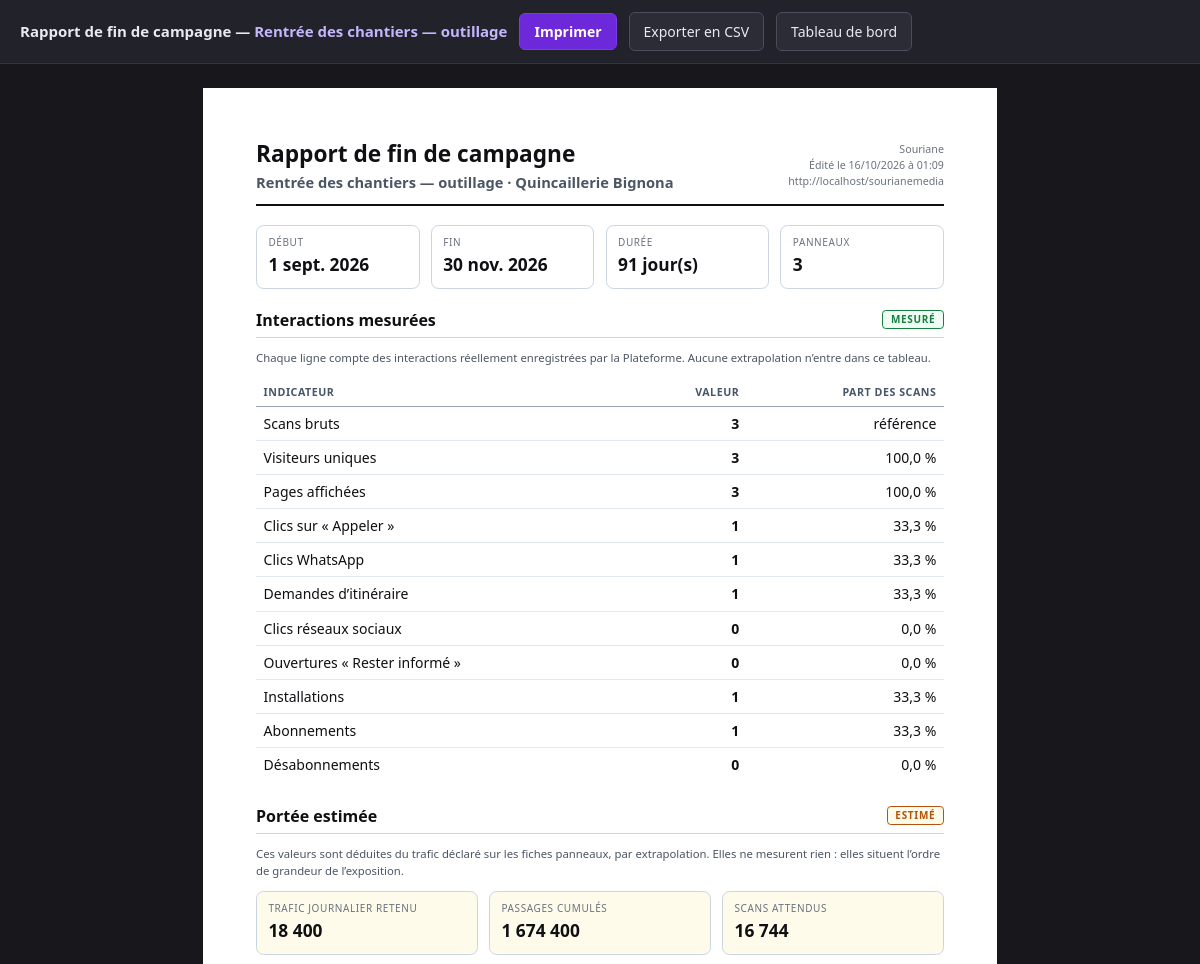
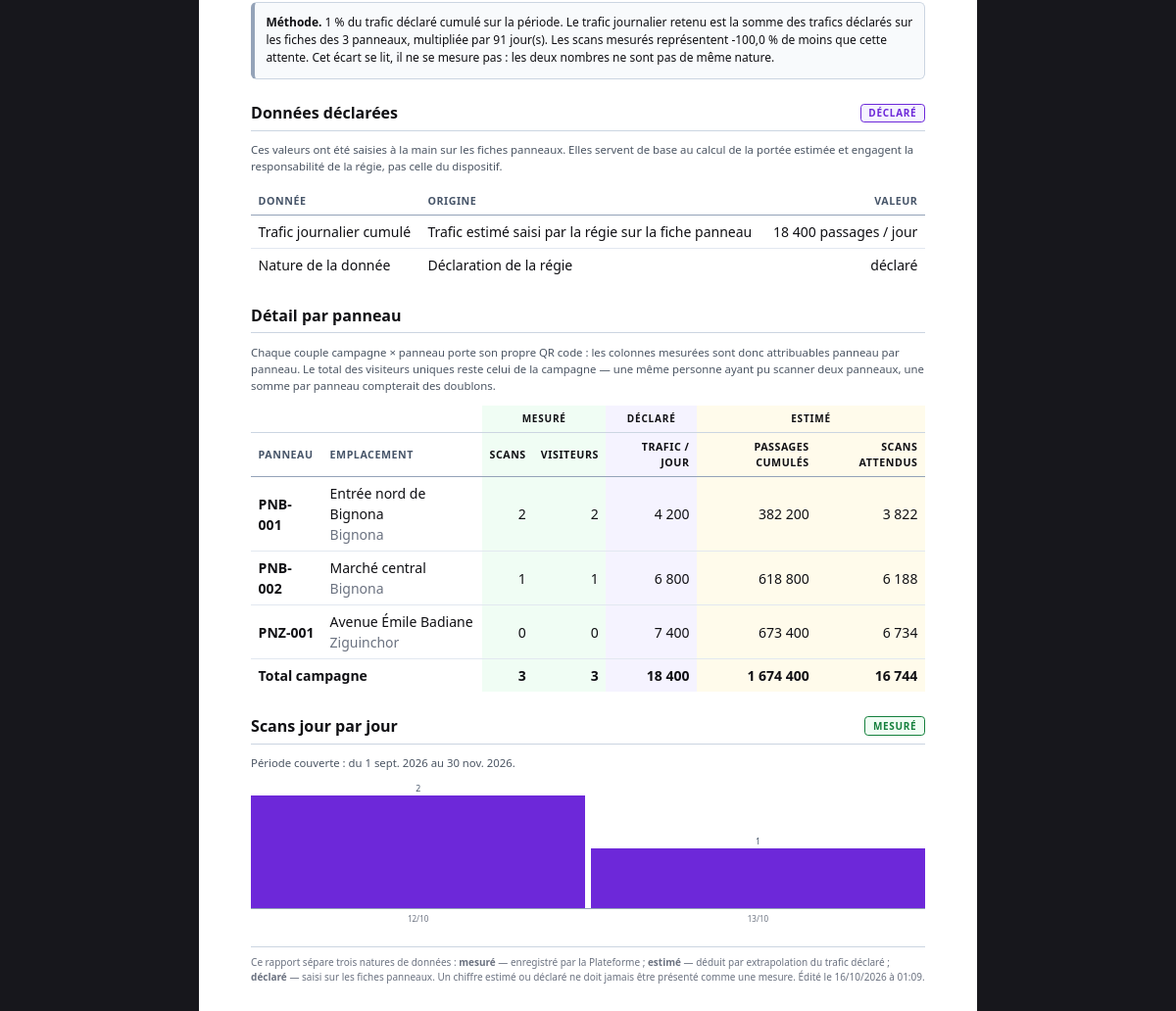
The app's page /admin/campagnes/1/rapport (signed in) with its own data (2 pictures, top to bottom).
### tables this page shows
CREATE TABLE `campagnes` (
    `id`            INT UNSIGNED NOT NULL AUTO_INCREMENT,
    `annonceur_id`  INT UNSIGNED  NOT NULL,
    `formule_id`    INT UNSIGNED  NULL,
    `nom`           VARCHAR(180)  NOT NULL,
    `date_debut`    DATE          NOT NULL,
    `date_fin`      DATE          NOT NULL,
    `prix`          DECIMAL(12,2) NOT NULL DEFAULT 0.00,
    `statut`        ENUM('brouillon','reservee','en_cours','terminee','annulee')
                    NOT NULL DEFAULT 'brouillon',
    `moyen_paiement` ENUM('aucun','wave','orange_money','especes','virement')
                    NOT NULL DEFAULT 'aucun',
    `reference_paiement` VARCHAR(120) NULL,
    `note`          TEXT          NULL,
    `cree_le`       DATETIME      NOT NULL DEFAULT CURRENT_TIMESTAMP,
    `maj_le`        DATETIME      NOT NULL DEFAULT CURRENT_TIMESTAMP ON UPDATE CURRENT_TIMESTAMP,
    PRIMARY KEY (`id`),
    KEY `idx_campagnes_statut` (`statut`),
    KEY `idx_campagnes_periode` (`date_debut`,`date_fin`),
    KEY `fk_campagnes_annonceur` (`annonceur_id`),
    KEY `fk_campagnes_formule` (`formule_id`),
    CONSTRAINT `fk_campagnes_annonceur` FOREIGN KEY (`annonceur_id`)
        REFERENCES `annonceurs` (`id`) ON DELETE CASCADE ON UPDATE CASCADE,
    CONSTRAINT `fk_campagnes_formule` FOREIGN KEY (`formule_id`)
        REFERENCES `formules` (`id`) ON DELETE SET NULL ON UPDATE CASCADE,
    CONSTRAINT `chk_campagnes_dates` CHECK (`date_fin` >= `date_debut`)
);

CREATE TABLE `annonceurs` (
    `id`            INT UNSIGNED NOT NULL AUTO_INCREMENT,
    `nom`           VARCHAR(180)  NOT NULL,
    `adresse_courte` VARCHAR(80)  NOT NULL COMMENT 'Identifiant d’URL (slug)',
    `description`   TEXT          NULL,
    `logo`          VARCHAR(255)  NULL,
    `telephone`     VARCHAR(30)   NULL,
    `whatsapp`      VARCHAR(30)   NULL,
    `email`         VARCHAR(180)  NULL,
    `adresse`       VARCHAR(255)  NULL,
    `ville`         VARCHAR(120)  NULL,
    `latitude`      DECIMAL(10,7) NULL,
    `longitude`     DECIMAL(10,7) NULL,
    `reseaux`       JSON          NULL COMMENT '{facebook,instagram,tiktok,youtube,site}',
    `horaires`      JSON          NULL COMMENT '{"lun":"08:00-18:00", ...}',
    `statut`        ENUM('actif','inactif','archive') NOT NULL DEFAULT 'actif',
    `cree_le`       DATETIME      NOT NULL DEFAULT CURRENT_TIMESTAMP,
    `maj_le`        DATETIME      NOT NULL DEFAULT CURRENT_TIMESTAMP ON UPDATE CURRENT_TIMESTAMP,
    PRIMARY KEY (`id`),
    UNIQUE KEY `uk_annonceurs_slug` (`adresse_courte`),
    KEY `idx_annonceurs_statut` (`statut`),
    KEY `idx_annonceurs_ville` (`ville`)
);

CREATE TABLE `campagne_panneaux` (
    `id`            INT UNSIGNED NOT NULL AUTO_INCREMENT,
    `campagne_id`   INT UNSIGNED  NOT NULL,
    `panneau_id`    INT UNSIGNED  NOT NULL,
    `visuel`        VARCHAR(255)  NULL,
    `date_debut`    DATE          NOT NULL,
    `date_fin`      DATE          NOT NULL,
    `prix_ligne`    DECIMAL(12,2) NOT NULL DEFAULT 0.00,
    `cree_le`       DATETIME      NOT NULL DEFAULT CURRENT_TIMESTAMP,
    PRIMARY KEY (`id`),
    UNIQUE KEY `uk_campagne_panneau` (`campagne_id`,`panneau_id`),
    KEY `idx_cp_periode` (`panneau_id`,`date_debut`,`date_fin`),
    KEY `fk_cp_campagne` (`campagne_id`),
    CONSTRAINT `fk_cp_campagne` FOREIGN KEY (`campagne_id`)
        REFERENCES `campagnes` (`id`) ON DELETE CASCADE ON UPDATE CASCADE,
    CONSTRAINT `fk_cp_panneau` FOREIGN KEY (`panneau_id`)
        REFERENCES `panneaux` (`id`) ON DELETE CASCADE ON UPDATE CASCADE,
    CONSTRAINT `chk_cp_dates` CHECK (`date_fin` >= `date_debut`)
);

CREATE TABLE `panneaux` (
    `id`            INT UNSIGNED NOT NULL AUTO_INCREMENT,
    `reference`     VARCHAR(60)   NOT NULL COMMENT 'Référence interne unique',
    `libelle`       VARCHAR(180)  NOT NULL,
    `adresse`       VARCHAR(255)  NULL,
    `ville`         VARCHAR(120)  NULL,
    `latitude`      DECIMAL(10,7) NULL,
    `longitude`     DECIMAL(10,7) NULL,
    `format`        VARCHAR(50)   NULL COMMENT '4x3, 8x3, abribus, mobilier urbain…',
    `faces`         TINYINT UNSIGNED NOT NULL DEFAULT 1,
    `trafic_estime` INT UNSIGNED  NULL COMMENT 'Passages estimés par jour',
    `tarif`         DECIMAL(12,2) NULL COMMENT 'Tarif de référence par période',
    `statut`        ENUM('disponible','reserve','occupe','maintenance','archive')
                    NOT NULL DEFAULT 'disponible',
    `photo`         VARCHAR(255)  NULL,
    `photo_date`    DATE          NULL COMMENT 'Date de prise de la photo (EF-A03)',
    `cree_le`       DATETIME      NOT NULL DEFAULT CURRENT_TIMESTAMP,
    `maj_le`        DATETIME      NOT NULL DEFAULT CURRENT_TIMESTAMP ON UPDATE CURRENT_TIMESTAMP,
    PRIMARY KEY (`id`),
    UNIQUE KEY `uk_panneaux_reference` (`reference`),
    KEY `idx_panneaux_statut` (`statut`),
    KEY `idx_panneaux_ville` (`ville`),
    KEY `idx_panneaux_format` (`format`)
);

### app/views/admin/rapport-campagne.php (the view, shortened to what the rows shown need)
<!DOCTYPE html>
<html lang="fr">
<head>
</head>
<body>
<div class="barre-outils">
    <div class="barre-outils__titre">
        Rapport de fin de campagne — <span><?= e((string) ($campagne['nom'] ?? '')) ?></span>
    </div>
</div>
<div class="feuille">
    <div class="feuille__entete">
        <div>
            <h1 class="feuille__titre">Rapport de fin de campagne</h1>
            <p class="feuille__sous-titre">
                <?= e((string) ($campagne['nom'] ?? '')) ?>
                <?php if (!empty($campagne['annonceur_nom'])): ?>
                    · <?= e((string) $campagne['annonceur_nom']) ?>
                <?php endif; ?>
            </p>
        </div>
    </div>
    <div class="feuille__reperes">
        <div class="repere">
            <div class="repere__etiquette">Début</div>
            <div class="repere__valeur"><?= e(date_fr((string) ($campagne['date_debut'] ?? ''))) ?></div>
        </div>
        <div class="repere">
            <div class="repere__etiquette">Fin</div>
            <div class="repere__valeur"><?= e(date_fr((string) ($campagne['date_fin'] ?? ''))) ?></div>
        </div>
    </div>
    <div class="section">
        <div class="section__entete">
            <h2 class="section__titre">Interactions mesurées</h2>
        </div>
        <table>
            <thead>
                <tr>
                    <th>Indicateur</th>
                    <th class="nombre">Valeur</th>
                    <th class="nombre">Part des scans</th>
                </tr>
            </thead>
        </table>
    </div>
    <div class="section">
        <div class="section__entete">
            <h2 class="section__titre">Portée estimée</h2>
        </div>
    </div>
    <div class="section">
        <div class="section__entete">
            <h2 class="section__titre">Données déclarées</h2>
        </div>
        <table>
            <thead>
                <tr>
                    <th>Donnée</th>
                    <th>Origine</th>
                    <th class="nombre">Valeur</th>
                </tr>
            </thead>
        </table>
    </div>
    <div class="section">
        <div class="section__entete">
            <h2 class="section__titre">Détail par panneau</h2>
        </div>
        <table>
            <thead>
                <tr class="groupe-entete">
                    <th colspan="2"></th>
                    <th colspan="2" class="col-mesure">Mesuré</th>
                    <th class="col-declare">Déclaré</th>
                    <th colspan="2" class="col-estime">Estimé</th>
                </tr>
                <tr>
                    <th>Panneau</th>
                    <th>Emplacement</th>
                    <th class="nombre col-mesure">Scans</th>
                    <th class="nombre col-mesure">Visiteurs</th>
                    <th class="nombre col-declare">Trafic / jour</th>
                    <th class="nombre col-estime">Passages cumulés</th>
                    <th class="nombre col-estime">Scans attendus</th>
                </tr>
            </thead>
            <tbody>
                <?php if ($panneaux === []): ?>
                    <tr>
                        <td colspan="7">Aucun panneau n’est rattaché à cette campagne.</td>
                    </tr>
                <?php else: ?>
                    <?php foreach ($panneaux as $p): ?>
                        <tr>
                            <td><strong><?= e((string) $p['reference']) ?></strong></td>
                            <td>
                                <?= e((string) $p['libelle']) ?>
                                <?php if ($p['ville'] !== ''): ?>
                                    <br><span style="color:#6b7280"><?= e((string) $p['ville']) ?></span>
                                <?php endif; ?>
                            </td>
                            <td class="nombre col-mesure"><?= e(number_format((float) $p['scans'], 0, ',', ' ')) ?></td>
                            <td class="nombre col-mesure"><?= e(number_format((float) $p['visiteurs'], 0, ',', ' ')) ?></td>
                            <td class="nombre col-declare"><?= e(number_format((float) $p['trafic_declare'], 0, ',', ' ')) ?></td>
                            <td class="nombre col-estime"><?= e(number_format((float) $p['passages_estimes'], 0, ',', ' ')) ?></td>
                            <td class="nombre col-estime"><?= e(number_format((float) $p['scans_attendus'], 0, ',', ' ')) ?></td>
                        </tr>
                    <?php endforeach; ?>
                <?php endif; ?>
            </tbody>
        </table>
    </div>
    <?php if ($serie !== []): ?>
        <?php
        $maxJour = 1;
        foreach ($serie as $jour) {
            $maxJour = max($maxJour, (int) $jour['scans']);
        }
        ?>
        <div class="section">
            <div class="section__entete">
                <h2 class="section__titre">Scans jour par jour</h2>
                <?= etiquette_nature('mesure') ?>
            </div>
            <p class="section__note">
                Période couverte : du <?= e(date_fr((string) ($campagne['date_debut'] ?? ''))) ?>
                au <?= e(date_fr((string) ($campagne['date_fin'] ?? ''))) ?>.
            </p>
            <div style="display:flex;align-items:flex-end;gap:1.5mm;height:34mm;border-bottom:.4pt solid #94a3b8">
                <?php foreach ($serie as $jour): ?>
                    <?php $hauteur = max(1.0, round((int) $jour['scans'] / $maxJour * 32, 1)); ?>
                    <div style="flex:1;display:flex;flex-direction:column;align-items:center;justify-content:flex-end;height:100%">
                        <span style="font-size:6.5pt;color:#475569"><?= e((string) (int) $jour['scans']) ?></span>
                        <div style="width:100%;height:<?= e((string) $hauteur) ?>mm;background:#6d28d9"></div>
                    </div>
                <?php endforeach; ?>
            </div>
            <div style="display:flex;gap:1.5mm;margin-top:1mm">
                <?php foreach ($serie as $jour): ?>
                    <div style="flex:1;text-align:center;font-size:6pt;color:#6b7280">
                        <?= e(date('d/m', (int) strtotime((string) $jour['jour']))) ?>
                    </div>
                <?php endforeach; ?>
            </div>
        </div>
    <?php endif; ?>
</div>
</body>
</html>

### records on screen
campagnes: nom "Rentrée des chantiers — outillage", annonceur.nom "Quincaillerie Bignona", date_debut "1 sept. 2026", date_fin "30 nov. 2026"
campagne_panneaux: panneau.reference "PNB-001", panneau.libelle "Entrée nord de Bignona", panneau.ville "Bignona", scans "2", visiteurs "2", panneau.trafic_estime "4 200", passages_estimes "382 200", scans_attendus "3 822"
campagne_panneaux: panneau.reference "PNB-002", panneau.libelle "Marché central", panneau.ville "Bignona", campagne "1", panneau.trafic_estime "6 800", passages_estimes "618 800", scans_attendus "6 188"
campagne_panneaux: panneau.reference "PNZ-001", panneau.libelle "Avenue Émile Badiane", panneau.ville "Ziguinchor", scans "0", visiteurs "0", panneau.trafic_estime "7 400", passages_estimes "673 400", scans_attendus "6 734"

### other values on screen
APP_NAME "Souriane"
$edite "16/10/2026 à 01:09"
BASE_URL "http://localhost/sourianemedia"
$duree "91"
$nbPanneaux "3"
$libelles[$nature] "MESURÉ ESTIMÉ DÉCLARÉ MESURÉ"
$indicateur['libelle'] "Scans bruts"
$valeur "3"
$indicateur['libelle'] "Visiteurs uniques"
pourcent($valeur / $scansRef * 100, 1) "100,0 %"
$indicateur['libelle'] "Pages affichées"
$indicateur['libelle'] "Clics sur « Appeler »"
$valeur "1"
pourcent($valeur / $scansRef * 100, 1) "33,3 %"
$indicateur['libelle'] "Clics WhatsApp"
